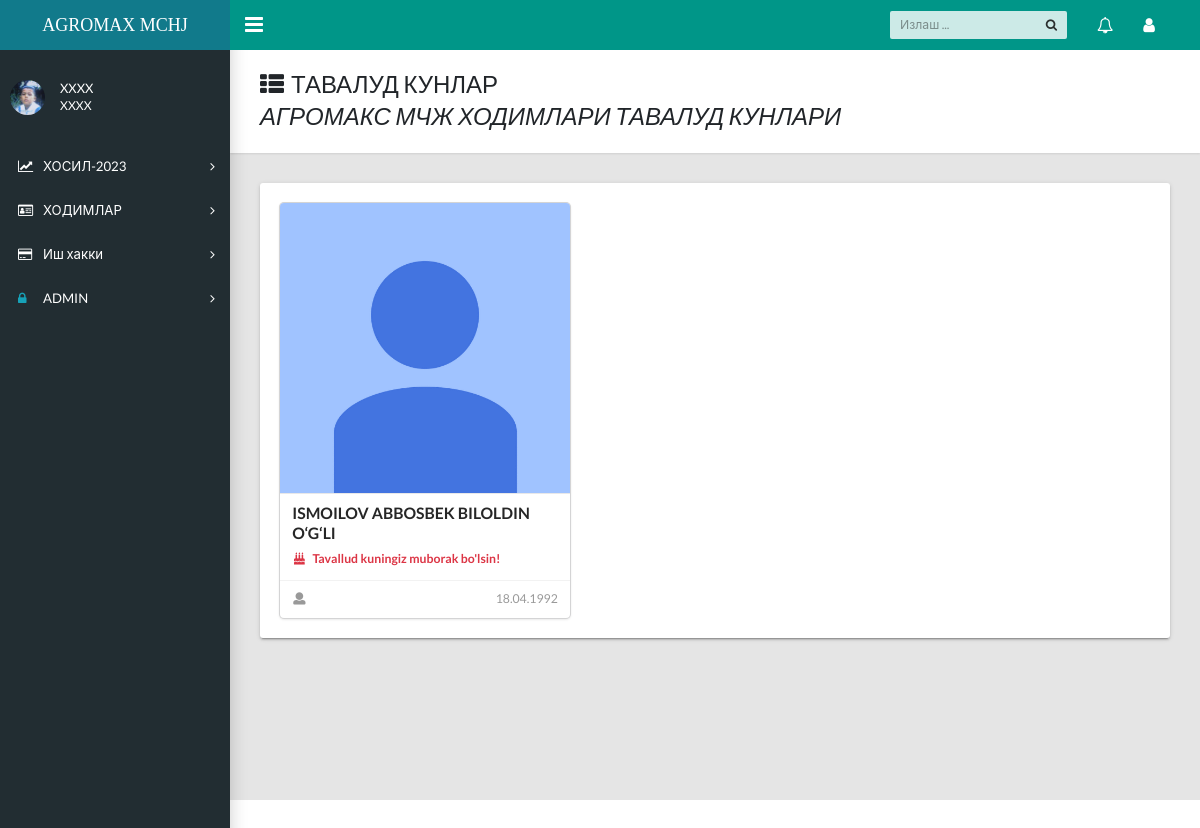
Page /tavalud/ (signed in) on the committed database.
### login/models.py (models this page shows)
class Profile(models.Model):
    user=models.OneToOneField(User,on_delete=models.CASCADE,unique=True)
    shtat=models.ForeignKey('shtat',on_delete=models.PROTECT)
    firs_name=models.CharField(max_length=20,blank=True,default='XXXX')
    last_name=models.CharField(max_length=20,blank=True,default='XXXX')
    pic=models.ImageField(upload_to=get_image_path,default='img/default.jpg')

### homes/models.py (models this page shows, shortened)
class Hodim(models.Model):
    f_name=models.CharField(max_length=100)
    l_name=models.CharField(max_length=100)
    full_name=models.CharField(max_length=100)
    bolim=models.ForeignKey('Bolim',on_delete=models.PROTECT,null=True,blank=True)
    lavozim=models.ForeignKey('Lavozim',on_delete=models.PROTECT,null=True,blank=True)
    birthday=models.DateField()
    jshir=models.CharField(max_length=14)
    pasport=models.CharField(max_length=9,null=True,blank=True)
    karta=models.CharField(max_length=16,null=True,blank=True)
    mudati=models.CharField(max_length=5,null=True,blank=True)
    pic=models.ImageField(upload_to=get_image_path,default='default/avatar.png')

### login/views.py (the view)
# urls.py: path('tavalud/',tavalud,name='tavalud'),
@login_required(login_url='login')
def tavalud(request):
    dates=datetime.now().strftime("%d.%m")
    tavalud=Hodim.objects.all()
    context={"tavalud":tavalud,"dates":dates}
    return render(request,'kadr/tavalud.html',context)

### templates/kadr/tavalud.html (shortened to what this page needs)
{% extends 'homes/dashboard.html' %}
{% load static %}
{% block content %}
<main class="app-content">
  <div class="app-title">
    <div>
      <h1><i class="fa fa-th-list pr-2"></i>ТАВАЛУД КУНЛАР
      <p>АГРОМАКС МЧЖ ХОДИМЛАРИ ТАВАЛУД КУНЛАРИ</p>
    </div>
    </div>
  <div class="row">
    <div class="col-lg-12">
      <div class="tile">
        <div class="tile-body">
          {% include 'kadr/tavalud-inc.html' %}
        </div>
      </div>
    </div>
  </div>
</main>
{% endblock %}

### templates/homes/dashboard.html (shortened to what this page needs)
{% load static %}
<!DOCTYPE html>
<html lang="en">
  <head>
    <link rel="stylesheet" href="https://cdnjs.cloudflare.com/ajax/libs/semantic-ui/2.5.0/semantic.min.css" />
    <link rel="stylesheet" type="text/css" href="{% static 'css/main.css' %}">
    <link rel="stylesheet" type="text/css" href="https://maxcdn.bootstrapcdn.com/font-awesome/4.7.0/css/font-awesome.min.css">
  </head>
  <body class="app sidebar-mini">
    <header class="app-header"><a class="app-header__logo bg-info" href="{% url 'home' %}">AGROMAX MCHJ</a>
      <a class="app-sidebar__toggle" href="#" data-toggle="sidebar" aria-label="Hide Sidebar"></a>
      <ul class="app-nav">
        <li class="app-search">
          <input class="app-search__input" type="search" placeholder="Излаш ...">
          <button class="app-search__button"><i class="fa fa-search"></i></button>
        </li>
        <li class="dropdown"><a class="app-nav__item" href="#" data-toggle="dropdown" aria-label="Show notifications"><i class="fa fa-bell-o fa-lg"></i></a>
        </li>
        <li class="dropdown"><a class="app-nav__item" href="#" data-toggle="dropdown" aria-label="Open Profile Menu"><i class="fa fa-user fa-lg"></i></a>
        </li>
      </ul>
    </header>
    <aside class="app-sidebar">
      <div class="app-sidebar__user"><img class="app-sidebar__user-avatar ui mini image " src="{{request.user.profile.pic.url}}" alt="User Image">
        <div>
          <p class="app-sidebar__user-name">{{user.profile.firs_name}}
          <p class="app-sidebar__user-designation">{{user.profile.last_name}}</p>
        </div>
      </div>
      <ul class="app-menu">
        <li class="treeview"><a class="app-menu__item" href="#" data-toggle="treeview"><i class="app-menu__icon fa fa-line-chart"></i><span class="app-menu__label">ХОСИЛ-2023</span><i class="treeview-indicator fa fa-angle-right"></i></a>
        </li>
        <li class="treeview"><a class="app-menu__item" href="#" data-toggle="treeview"><i class="app-menu__icon fa fa-id-card-o"></i><span class="app-menu__label">ХОДИМЛАР</span><i class="treeview-indicator fa fa-angle-right"></i></a>
        </li>
        <li class="treeview"><a class="app-menu__item" href="#" data-toggle="treeview"><i class="app-menu__icon fa fa-credit-card "></i><span class="app-menu__label">Иш хакки</span><i class="treeview-indicator fa fa-angle-right"></i></a>
        </li>
        <li class="treeview"><a class="app-menu__item" href="#" data-toggle="treeview"><i class="app-menu__icon fa fa-lock text-info"></i><span class="app-menu__label">ADMIN</span><i class="treeview-indicator fa fa-angle-right"></i></a>
        </li>
      </ul>
    </aside>
    {% block content %}
    {% endblock %}
  </body>
</html>

### templates/kadr/tavalud-inc.html (shortened to what this page needs)
<div class="ui link cards ">
{% for i in tavalud %}
{% if i.birthday|date:'d.m' == dates  %}
<div class="card">
  <div class="image">
    <img src="{{i.pic.url}}">
  </div>
  <div class="content">
    <div class="header">{{i.l_name}} {{i.f_name}} {{i.full_name}}</div>
    <div class="description text-danger font-weight-bold">
      <i class="birthday cake icon"></i>
      Tavallud kuningiz muborak bo'lsin!
    </div>
  </div>
  <div class="extra content">
    <span class="right floated">
      {{i.birthday|date:'d.m.Y'}}
    </span>
    <span>
      <i class="user icon"></i>
    </span>
  </div>
</div>
{% endif %}
{% endfor %}
</div>

### rows in the picture
Hodim: pic (placeholder picture), l_name "ISMOILOV", f_name "ABBOSBEK", full_name "BILOLDIN O‘G‘LI", birthday "18.04.1992"

### other values in the picture
{{ user.profile.firs_name }} "XXXX"
{{ user.profile.last_name }} "XXXX"
